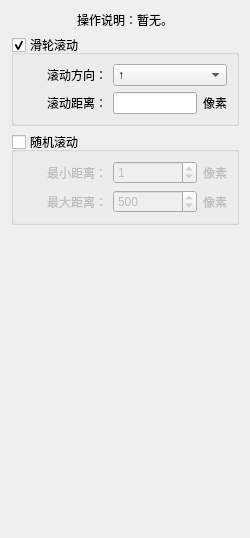
       <widget class="QWidget" name="tab_4">
        <attribute name="title">
         <string>滚轮滑动</string>
        </attribute>
        <layout class="QVBoxLayout" name="verticalLayout_63">
         <item>
          <widget class="QLabel" name="label_90">
           <property name="sizePolicy">
            <sizepolicy hsizetype="Preferred" vsizetype="Preferred">
             <horstretch>0</horstretch>
             <verstretch>0</verstretch>
            </sizepolicy>
           </property>
           <property name="text">
            <string>操作说明：暂无。</string>
           </property>
           <property name="alignment">
            <set>Qt::AlignmentFlag::AlignCenter</set>
           </property>
           <property name="wordWrap">
            <bool>false</bool>
           </property>
           <property name="margin">
            <number>0</number>
           </property>
           <property name="indent">
            <number>-1</number>
           </property>
           <property name="openExternalLinks">
            <bool>false</bool>
           </property>
          </widget>
         </item>
         <item>
          <widget class="QGroupBox" name="groupBox_22">
           <property name="title">
            <string>滑轮滚动</string>
           </property>
           <property name="checkable">
            <bool>true</bool>
           </property>
           <layout class="QVBoxLayout" name="verticalLayout_7">
            <item>
             <layout class="QGridLayout" name="gridLayout_4" columnstretch="4,4,1">
              <item row="1" column="0">
               <widget class="QLabel" name="label_17">
                <property name="text">
                 <string>滚动距离：</string>
                </property>
                <property name="alignment">
                 <set>Qt::AlignmentFlag::AlignRight|Qt::AlignmentFlag::AlignTrailing|Qt::AlignmentFlag::AlignVCenter</set>
                </property>
               </widget>
              </item>
              <item row="0" column="0">
               <widget class="QLabel" name="label_16">
                <property name="text">
                 <string>滚动方向：</string>
                </property>
                <property name="alignment">
                 <set>Qt::AlignmentFlag::AlignRight|Qt::AlignmentFlag::AlignTrailing|Qt::AlignmentFlag::AlignVCenter</set>
                </property>
               </widget>
              </item>
              <item row="1" column="1">
               <widget class="QLineEdit" name="lineEdit_3" />
              </item>
              <item row="1" column="2">
               <widget class="QLabel" name="label_105">
                <property name="text">
                 <string>像素</string>
                </property>
               </widget>
              </item>
              <item row="0" column="1" colspan="2">
               <widget class="QComboBox" name="comboBox_5">
                <item>
                 <property name="text">
                  <string>↑</string>
                 </property>
                </item>
                <item>
                 <property name="text">
                  <string>↓</string>
                 </property>
                </item>
               </widget>
              </item>
             </layout>
            </item>
           </layout>
          </widget>
         </item>
         <item>
          <widget class="QGroupBox" name="groupBox_29">
           <property name="title">
            <string>随机滚动</string>
           </property>
           <property name="checkable">
            <bool>true</bool>
           </property>
           <property name="checked">
            <bool>false</bool>
           </property>
           <layout class="QVBoxLayout" name="verticalLayout_55">
            <item>
             <layout class="QGridLayout" name="gridLayout_36" columnstretch="4,4,1">
              <item row="0" column="1">
               <widget class="QSpinBox" name="spinBox_16">
                <property name="maximum">
                 <number>999999</number>
                </property>
                <property name="value">
                 <number>1</number>
                </property>
               </widget>
              </item>
              <item row="1" column="1">
               <widget class="QSpinBox" name="spinBox_17">
                <property name="maximum">
                 <number>999999</number>
                </property>
                <property name="value">
                 <number>500</number>
                </property>
               </widget>
              </item>
              <item row="1" column="0">
               <widget class="QLabel" name="label_103">
                <property name="text">
                 <string>最大距离：</string>
                </property>
                <property name="alignment">
                 <set>Qt::AlignmentFlag::AlignRight|Qt::AlignmentFlag::AlignTrailing|Qt::AlignmentFlag::AlignVCenter</set>
                </property>
               </widget>
              </item>
              <item row="0" column="0">
               <widget class="QLabel" name="label_101">
                <property name="text">
                 <string>最小距离：</string>
                </property>
                <property name="alignment">
                 <set>Qt::AlignmentFlag::AlignRight|Qt::AlignmentFlag::AlignTrailing|Qt::AlignmentFlag::AlignVCenter</set>
                </property>
               </widget>
              </item>
              <item row="0" column="2">
               <widget class="QLabel" name="label_104">
                <property name="text">
                 <string>像素</string>
                </property>
               </widget>
              </item>
              <item row="1" column="2">
               <widget class="QLabel" name="label_106">
                <property name="text">
                 <string>像素</string>
                </property>
               </widget>
              </item>
             </layout>
            </item>
           </layout>
          </widget>
         </item>
         <item>
          <spacer name="verticalSpacer_3">
           <property name="orientation">
            <enum>Qt::Orientation::Vertical</enum>
           </property>
           <property name="sizeHint" stdset="0">
            <size>
             <width>20</width>
             <height>302</height>
            </size>
           </property>
          </spacer>
         </item>
        </layout>
       </widget>
